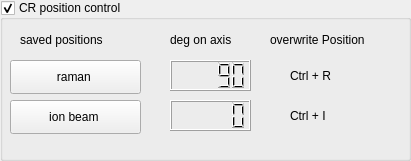
     <widget class="QGroupBox" name="groupB_pos_control_cr">
      <property name="geometry">
       <rect>
        <x>10</x>
        <y>510</y>
        <width>411</width>
        <height>161</height>
       </rect>
      </property>
      <property name="title">
       <string>CR position control </string>
      </property>
      <property name="flat">
       <bool>true</bool>
      </property>
      <property name="checkable">
       <bool>true</bool>
      </property>
      <property name="checked">
       <bool>true</bool>
      </property>
      <widget class="QPushButton" name="pushB_pos_raman">
       <property name="geometry">
        <rect>
         <x>10</x>
         <y>60</y>
         <width>131</width>
         <height>34</height>
        </rect>
       </property>
       <property name="text">
        <string>raman </string>
       </property>
      </widget>
      <widget class="QPushButton" name="pushB_pos_ion_beam">
       <property name="geometry">
        <rect>
         <x>10</x>
         <y>100</y>
         <width>131</width>
         <height>34</height>
        </rect>
       </property>
       <property name="text">
        <string>ion beam </string>
       </property>
      </widget>
      <widget class="QLCDNumber" name="lcd_pos_raman">
       <property name="geometry">
        <rect>
         <x>170</x>
         <y>60</y>
         <width>81</width>
         <height>31</height>
        </rect>
       </property>
       <property name="value" stdset="0">
        <double>90.000000000000000</double>
       </property>
      </widget>
      <widget class="QLCDNumber" name="lcd_pos_ion_beam">
       <property name="geometry">
        <rect>
         <x>170</x>
         <y>100</y>
         <width>81</width>
         <height>31</height>
        </rect>
       </property>
      </widget>
      <widget class="QLabel" name="label_157">
       <property name="geometry">
        <rect>
         <x>20</x>
         <y>30</y>
         <width>111</width>
         <height>20</height>
        </rect>
       </property>
       <property name="text">
        <string>saved positions</string>
       </property>
      </widget>
      <widget class="QLabel" name="label_158">
       <property name="geometry">
        <rect>
         <x>170</x>
         <y>30</y>
         <width>91</width>
         <height>19</height>
        </rect>
       </property>
       <property name="text">
        <string>deg on axis</string>
       </property>
      </widget>
      <widget class="QLabel" name="label_159">
       <property name="geometry">
        <rect>
         <x>270</x>
         <y>30</y>
         <width>131</width>
         <height>19</height>
        </rect>
       </property>
       <property name="text">
        <string>overwrite Position</string>
       </property>
      </widget>
      <widget class="QLabel" name="label_overwrite_raman">
       <property name="geometry">
        <rect>
         <x>290</x>
         <y>60</y>
         <width>68</width>
         <height>31</height>
        </rect>
       </property>
       <property name="text">
        <string>Ctrl + R</string>
       </property>
      </widget>
      <widget class="QLabel" name="label_overwrite_ion_beam">
       <property name="geometry">
        <rect>
         <x>290</x>
         <y>100</y>
         <width>68</width>
         <height>31</height>
        </rect>
       </property>
       <property name="text">
        <string>Ctrl + I</string>
       </property>
      </widget>
     </widget>
